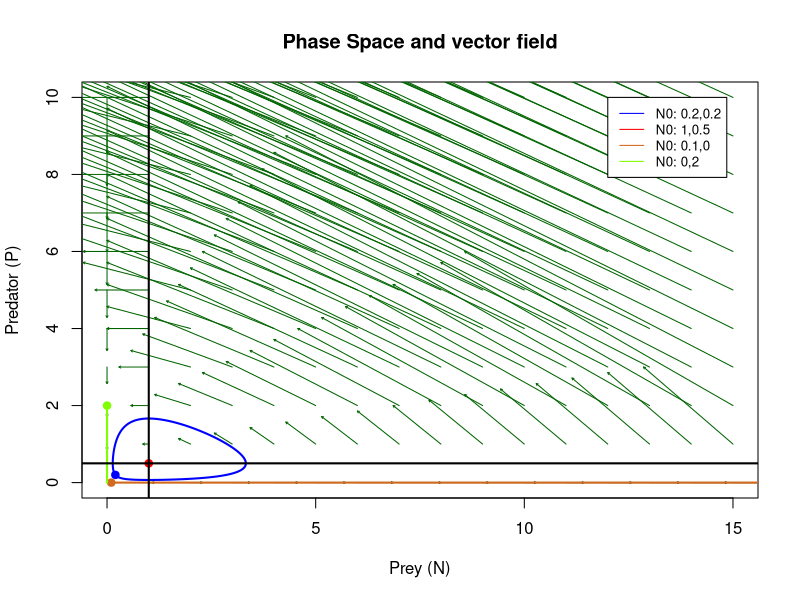
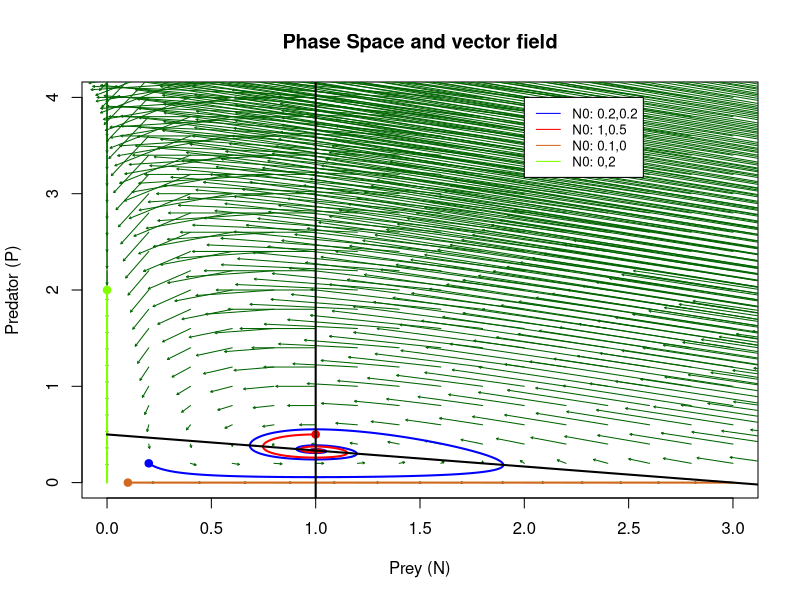

Write the R code that produced these figures, in order.
## ---- chunk 1
knitr::opts_chunk$set(echo = TRUE)
## ---- chunk 2
# Do not display warning messages (for arrows of length 0)
defaultW <- getOption("warn") 
options(warn = -1) 
## ---- chunk 3
library(deSolve)
library(ggplot2)
library(tidyr)
#?ode
## ---- chunk 4
# Parameters
# Exercise 3: beta
p <- list(r = 1, gamma = 2, beta = 1, m = 1)

# Derivative
f <- function(t,N,p){
  Np <- N[1]
  P <- N[2]
  dN <- p$r * Np - p$gamma * Np * P
  dP <- p$beta * Np * P - p$m * P
  return(list(c(dN,dP)))
}

time_steps <- seq(0,50,0.05)

# Initial states
N0 <- c(0.2,0.2)
N1 <- c(1,0.5)
N2 <- c(0.1,0)
N3 <- c(0,2)

# Model solutions
out0 <- ode(y = N0, times = time_steps, func = f, parms = p, method = c("ode45"))
out1 <- ode(y = N1, times = time_steps, func = f, parms = p, method = c("ode45"))
out2 <- ode(y = N2, times = time_steps, func = f, parms = p, method = c("ode45"))
out3 <- ode(y = N3, times = time_steps, func = f, parms = p, method = c("ode45"))


# Sequences for the vector field
N0.g <- seq(0,15,1)#S
N1.g <- seq(0,10,1)#I

# Empty plot
plot(NA, xlab = "Prey (N)", ylab="Predator (P)", xlim=c(0,15), ylim=c(0,10), 
     main = "Phase Space and vector field")

# Draw each arrow
for (i in 1:length(N0.g)){
  for (j in 1:length(N1.g)){
    N <- N0.g[i]
    P <- N1.g[j]
    dN <- p$r * N - p$gamma * N * P
    dP <- -p$m * P + p$beta * N * P
    arrows(N, P, N+dN/7, P+dP/7, length = 0.02, col = "darkgreen")
  }
}

# Trajectories and start point
lines(x = out0[,2], y = out0[,3], col='blue', lwd = 2)
points(N0[1],N0[2],pch=19,cex=1,col='blue')

lines(x = out1[,2], y = out1[,3], col='red', lwd = 2)
points(N1[1],N1[2],pch=19,cex=1,col='red')

lines(x = out2[,2], y = out2[,3], col='chocolate', lwd = 2)
points(N2[1],N2[2],pch=19,cex=1,col='chocolate')

lines(x = out3[,2], y = out3[,3], col='chartreuse1', lwd = 2)
points(N3[1],N3[2],pch=19,cex=1,col='chartreuse1')

legend(12,10,legend=c("N0: 0.2,0.2", "N0: 1,0.5", "N0: 0.1,0", "N0: 0,2"), 
       col=c("blue", "red", "chocolate", "chartreuse1"), lty=1, cex=0.8, bg = "white")

abline(v = p$m/p$beta, col='black', lwd = 2)

abline(h = p$r/p$gamma, col='black', lwd = 2)

## ---- chunk 5
# Parameters
# Exercise 3: beta
p <- list(r = 1, gamma = 2, beta = 1, m = 1, alpha = 1/3)

# Derivative
f <- function(t,N,p){
  Np <- N[1]
  P <- N[2]
  dN <- p$r * Np - p$alpha * Np**2 - p$gamma * Np * P
  dP <- p$beta * Np * P - p$m * P
  return(list(c(dN,dP)))
}

time_steps <- seq(0,50,0.05)

# Initial states
N0 <- c(0.2,0.2)
N1 <- c(1,0.5)
N2 <- c(0.1,0)
N3 <- c(0,2)

# Model solutions
out0 <- ode(y = N0, times = time_steps, func = f, parms = p, method = c("ode45"))
out1 <- ode(y = N1, times = time_steps, func = f, parms = p, method = c("ode45"))
out2 <- ode(y = N2, times = time_steps, func = f, parms = p, method = c("ode45"))
out3 <- ode(y = N3, times = time_steps, func = f, parms = p, method = c("ode45"))


# Sequences for the vector field
N0.g <- seq(0,5,0.2)#S
N1.g <- seq(0,8,0.2)#I

# Empty plot
plot(NA, xlab = "Prey (N)", ylab="Predator (P)", xlim=c(0,3), ylim=c(0,4), 
     main = "Phase Space and vector field")

# Draw each arrow
for (i in 1:length(N0.g)){
  for (j in 1:length(N1.g)){
    N <- N0.g[i]
    P <- N1.g[j]
    dN <- p$r * N - p$alpha * N**2 - p$gamma * N * P
    dP <- p$beta * N * P - p$m * P
    arrows(N, P, N+dN/7, P+dP/7, length = 0.02, col = "darkgreen")
  }
}

# Trajectories and start point
lines(x = out0[,2], y = out0[,3], col='blue', lwd = 2)
points(N0[1],N0[2],pch=19,cex=1,col='blue')

lines(x = out1[,2], y = out1[,3], col='red', lwd = 2)
points(N1[1],N1[2],pch=19,cex=1,col='red')

lines(x = out2[,2], y = out2[,3], col='chocolate', lwd = 2)
points(N2[1],N2[2],pch=19,cex=1,col='chocolate')

lines(x = out3[,2], y = out3[,3], col='chartreuse1', lwd = 2)
points(N3[1],N3[2],pch=19,cex=1,col='chartreuse1')

# Zero growth isoclines for the predator
abline(v = p$m/p$beta, col='black', lwd = 2)


# Zero growth isocline for the prey
x <- seq(0,4,0.1)
y <- p$r/p$gamma - p$alpha / p$gamma * x
lines(x,y, col='black', lwd = 2)



legend(2,4,legend=c("N0: 0.2,0.2", "N0: 1,0.5", "N0: 0.1,0", "N0: 0,2"), 
       col=c("blue", "red", "chocolate", "chartreuse1"), lty=1, cex=0.8, bg = "white")

## ---- chunk 6
options(warn = defaultW)
